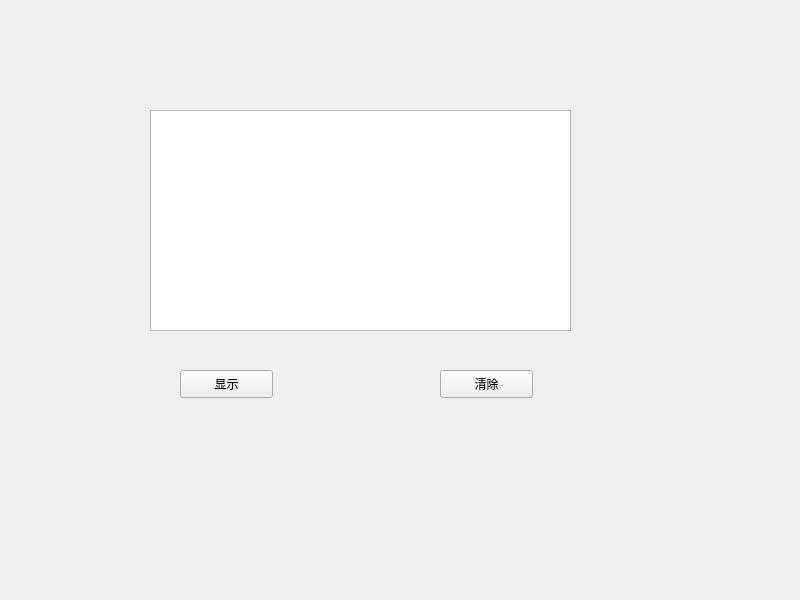
<?xml version="1.0" encoding="UTF-8"?>
<ui version="4.0">
 <class>Widget</class>
 <widget class="QWidget" name="Widget">
  <property name="geometry">
   <rect>
    <x>0</x>
    <y>0</y>
    <width>800</width>
    <height>600</height>
   </rect>
  </property>
  <property name="windowTitle">
   <string>Widget</string>
  </property>
  <widget class="QTextEdit" name="textEdit">
   <property name="geometry">
    <rect>
     <x>150</x>
     <y>110</y>
     <width>421</width>
     <height>221</height>
    </rect>
   </property>
  </widget>
  <widget class="QPushButton" name="ShowBtn">
   <property name="geometry">
    <rect>
     <x>180</x>
     <y>370</y>
     <width>93</width>
     <height>28</height>
    </rect>
   </property>
   <property name="text">
    <string>显示</string>
   </property>
  </widget>
  <widget class="QPushButton" name="ClearBtn">
   <property name="geometry">
    <rect>
     <x>440</x>
     <y>370</y>
     <width>93</width>
     <height>28</height>
    </rect>
   </property>
   <property name="text">
    <string>清除</string>
   </property>
  </widget>
 </widget>
 <resources/>
 <connections/>
</ui>
